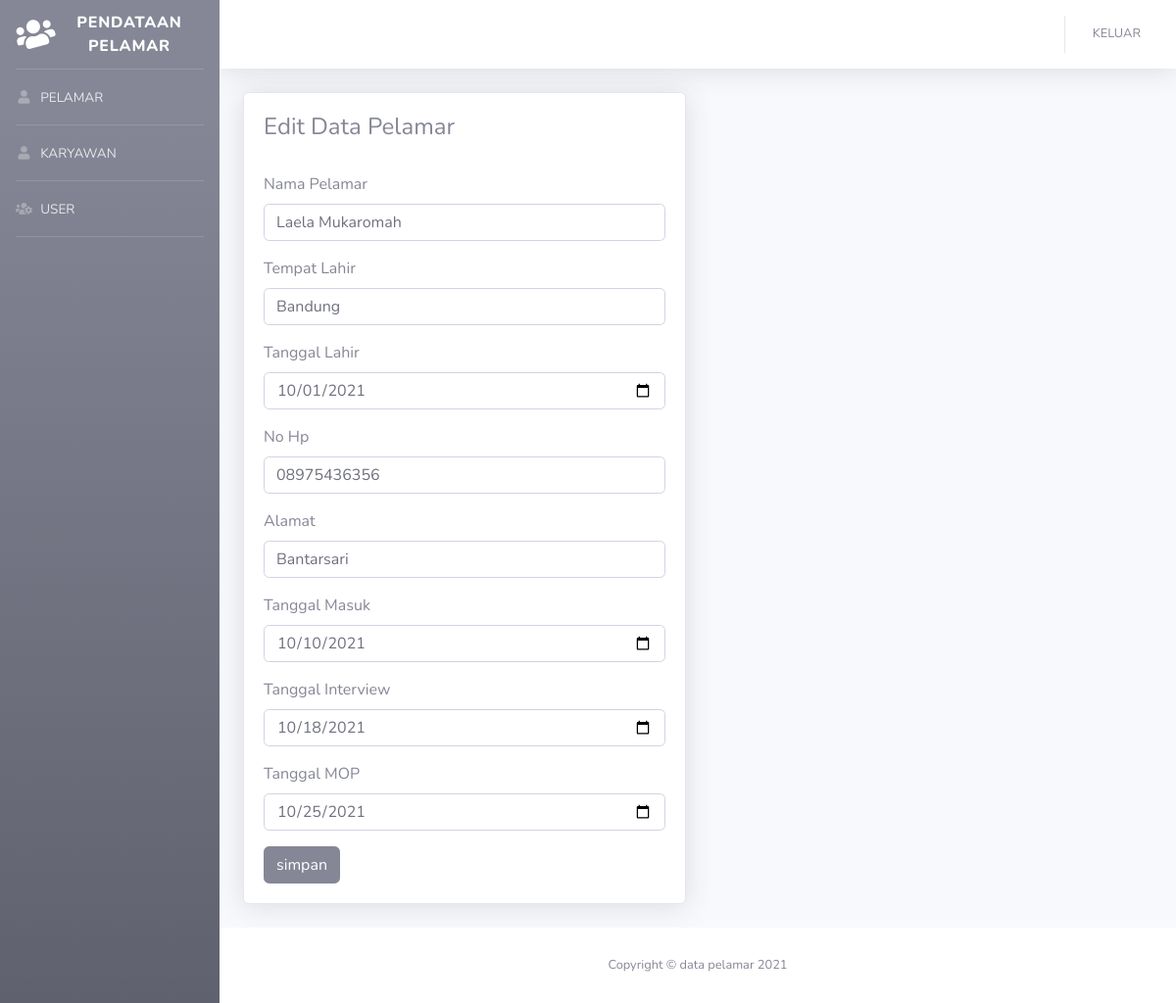
The app's page /Pelamar/edit_p/8 with its own data.
### tables this page shows
CREATE TABLE `tbl_pelamar` (
  `nip` int(4) NOT NULL,
  `nama_pelamar` varchar(50) NOT NULL,
  `tempat_lahir` varchar(50) NOT NULL,
  `tl` date NOT NULL,
  `no_hp` varchar(15) NOT NULL,
  `alamat` text NOT NULL,
  `tgl_masuk` date NOT NULL,
  `tgl_interview` date NOT NULL,
  `tgl_mop` date NOT NULL
);

### application/controllers/Pelamar.php (called while the page is built, shortened)
<?php
class Pelamar extends CI_Controller {
    function __construct()
    {
        $this->load->model('Pelamar_model', 'pm');
    }
    function edit_p($nip)
    {
        $data['edit_p']=$this->pm->edit_p($nip);
        $this->load->view('template/header');
        $this->load->view('admin/edit_p',$data);
        $this->load->view('template/footer');
    }
}

### index.php (called while the page is built, shortened)
<?php
require_once BASEPATH.'core/CodeIgniter.php';

### application/models/Pelamar_model.php (called while the page is built, shortened)
<?php
class Pelamar_model extends CI_Model {
    function edit_p($nip)
    {
        return $this->db->get_where('tbl_pelamar', array('nip' => $nip))->result();
    }
}

### application/views/admin/edit_p.php (the view, shortened to what this page needs)
<!DOCTYPE html>
<html lang="en">
<head>
</head>
<body>
<div class="container-fluid">
    <div class="row">
        <div class="col-lg-6">
            <div class="card shadow mb-4">
                <div class="card-body">
                    <div class="table-responsive">
                        <h4>Edit Data Pelamar</h4>
                        <br>
                        <?php
                               foreach($edit_p as $pm):
                                $nip = $pm->nip;
                                endforeach ;
                        ?>
                        <form action="<?=base_url('Pelamar/simpan_edit_p') ?>" method="post">
                            <div class="form-group">
                                <label for="name">Nama Pelamar</label>
                                <input type="text" class="form-control" id="nama_pelamar" name="nama_pelamar" value="<?=$pm->nama_pelamar ?>">
                            </div>
                            <div class="form-group">
                                <label for="name">Tempat Lahir</label>
                                <input type="text" class="form-control" id="tempat_lahir" name="tempat_lahir" value="<?=$pm->tempat_lahir ?>">
                            </div>
                            <div class="form-group">
                                <label for="name">Tanggal Lahir</label>
                                <input type="date" class="form-control" id="tl" name="tl" value="<?=$pm->tl ?>">
                            </div>
                            <div class="form-group">
                                <label for="name">No Hp</label>
                                <input type="text" class="form-control" id="no_hp" name="no_hp" value="<?=$pm->no_hp ?>">
                            </div>
                            <div class="form-group">
                                <label for="name">Alamat</label>
                                <input type="text" class="form-control" id="alamat" name="alamat" value="<?=$pm->alamat ?>">
                            </div>
                            <div class="form-group">
                                <label for="name">Tanggal Masuk</label>
                                <input type="date" class="form-control" id="tgl_masuk" name="tgl_masuk" value="<?=$pm->tgl_masuk ?>">
                            </div>
                            <div class="form-group">
                                <label for="name">Tanggal Interview</label>
                                <input type="date" class="form-control" id="tgl_interview" name="tgl_interview" value="<?=$pm->tgl_interview ?>">
                            </div>
                            <div class="form-group">
                                <label for="name">Tanggal MOP</label>
                                <input type="date" class="form-control" id="tgl_mop" name="tgl_mop" value="<?=$pm->tgl_mop ?>">
                            </div>
                            <button type="submit" class="btn btn-secondary">simpan</button>
                            </form>
                    </div>
                </div>
            </div>
        </div>
    </div>
</div>
</body>
</html>

### records on screen
tbl_pelamar: nama_pelamar "Laela Mukaromah", tempat_lahir "Bandung", tl "10/01/2021", no_hp "08975436356", alamat "Bantarsari", tgl_masuk "10/10/2021", tgl_interview "10/18/2021", tgl_mop "10/25/2021"
